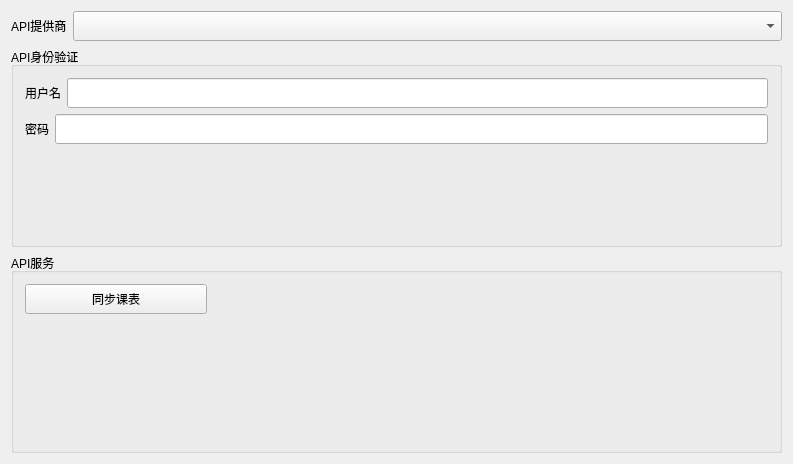
<?xml version="1.0" encoding="UTF-8"?>
<ui version="4.0">
 <class>ExportAPISettingsTabClass</class>
 <widget class="QWidget" name="ExportAPISettingsTabClass">
  <property name="geometry">
   <rect>
    <x>0</x>
    <y>0</y>
    <width>793</width>
    <height>464</height>
   </rect>
  </property>
  <property name="windowTitle">
   <string>ExportAPISettingsTab</string>
  </property>
  <layout class="QVBoxLayout" name="verticalLayout_2" stretch="1,3,3">
   <item>
    <layout class="QHBoxLayout" name="horizontalLayout" stretch="0,1">
     <item>
      <widget class="QLabel" name="label">
       <property name="text">
        <string>API提供商</string>
       </property>
      </widget>
     </item>
     <item>
      <widget class="QComboBox" name="APIList">
       <property name="minimumSize">
        <size>
         <width>0</width>
         <height>30</height>
        </size>
       </property>
      </widget>
     </item>
    </layout>
   </item>
   <item>
    <widget class="QGroupBox" name="groupBox">
     <property name="title">
      <string>API身份验证</string>
     </property>
     <layout class="QVBoxLayout" name="verticalLayout">
      <item>
       <layout class="QHBoxLayout" name="horizontalLayout_2" stretch="0,1">
        <item>
         <widget class="QLabel" name="label_2">
          <property name="text">
           <string>用户名</string>
          </property>
         </widget>
        </item>
        <item>
         <widget class="QLineEdit" name="APIUser">
          <property name="minimumSize">
           <size>
            <width>0</width>
            <height>30</height>
           </size>
          </property>
         </widget>
        </item>
       </layout>
      </item>
      <item>
       <layout class="QHBoxLayout" name="horizontalLayout_3" stretch="0,1">
        <item>
         <widget class="QLabel" name="label_3">
          <property name="text">
           <string>密码</string>
          </property>
         </widget>
        </item>
        <item>
         <widget class="QLineEdit" name="APIPwd">
          <property name="minimumSize">
           <size>
            <width>0</width>
            <height>30</height>
           </size>
          </property>
          <property name="echoMode">
           <enum>QLineEdit::EchoMode::Password</enum>
          </property>
         </widget>
        </item>
       </layout>
      </item>
      <item>
       <spacer name="verticalSpacer_2">
        <property name="orientation">
         <enum>Qt::Orientation::Vertical</enum>
        </property>
        <property name="sizeHint" stdset="0">
         <size>
          <width>20</width>
          <height>40</height>
         </size>
        </property>
       </spacer>
      </item>
     </layout>
    </widget>
   </item>
   <item>
    <widget class="QGroupBox" name="groupBox_2">
     <property name="title">
      <string>API服务</string>
     </property>
     <layout class="QGridLayout" name="gridLayout" rowstretch="1,0" columnstretch="13,40">
      <item row="0" column="1">
       <spacer name="horizontalSpacer">
        <property name="orientation">
         <enum>Qt::Orientation::Horizontal</enum>
        </property>
        <property name="sizeHint" stdset="0">
         <size>
          <width>40</width>
          <height>20</height>
         </size>
        </property>
       </spacer>
      </item>
      <item row="0" column="0">
       <widget class="QPushButton" name="SyncTable">
        <property name="minimumSize">
         <size>
          <width>0</width>
          <height>30</height>
         </size>
        </property>
        <property name="maximumSize">
         <size>
          <width>16777215</width>
          <height>30</height>
         </size>
        </property>
        <property name="text">
         <string>同步课表</string>
        </property>
       </widget>
      </item>
      <item row="1" column="0">
       <spacer name="verticalSpacer">
        <property name="orientation">
         <enum>Qt::Orientation::Vertical</enum>
        </property>
        <property name="sizeHint" stdset="0">
         <size>
          <width>20</width>
          <height>40</height>
         </size>
        </property>
       </spacer>
      </item>
     </layout>
    </widget>
   </item>
  </layout>
 </widget>
 <layoutdefault spacing="6" margin="11"/>
 <resources/>
 <connections/>
</ui>
